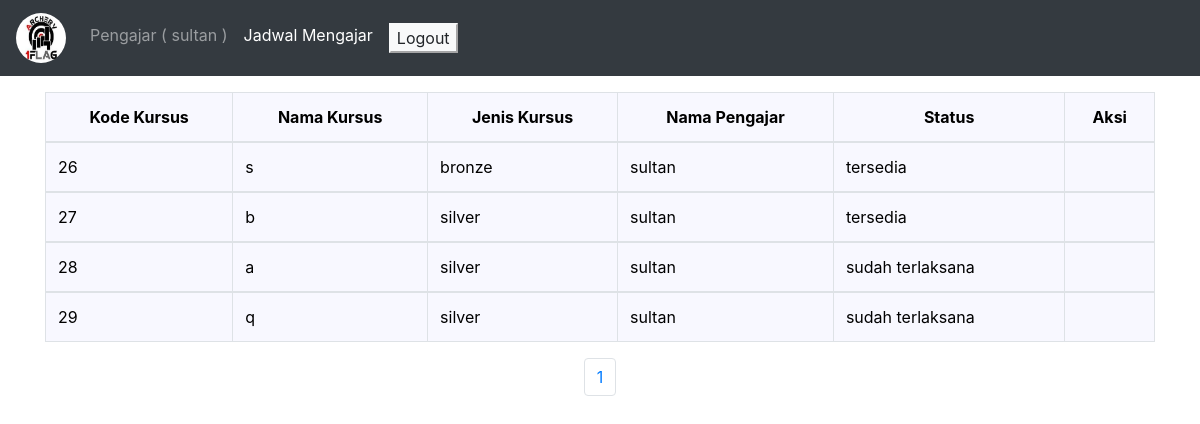
The page /akunPengajarJadwal.php (signed in) on the database its author committed.
### tables this page shows
CREATE TABLE `kursus` (
  `kode_kursus` int(6) NOT NULL,
  `nama_kursus` varchar(50) NOT NULL,
  `jenis_kursus` varchar(20) NOT NULL,
  `kode_pengajar` int(6) NOT NULL,
  `status` varchar(30) NOT NULL,
  `tanggal` date NOT NULL,
  `max_peserta` int(2) NOT NULL,
  `waktu_mulai` varchar(10) NOT NULL,
  `waktu_selesai` varchar(10) NOT NULL,
  `biaya` int(8) NOT NULL
);

CREATE TABLE `pengajar` (
  `kode_pengajar` int(6) NOT NULL,
  `username` varchar(15) NOT NULL,
  `nama` varchar(30) NOT NULL,
  `no_telp` varchar(20) NOT NULL,
  `email` varchar(40) NOT NULL,
  `alamat` varchar(255) NOT NULL
);

### akunPengajarJadwal.php (the view, shortened to what this page needs)
<!DOCTYPE html>
<html lang="en">
<head>
<link rel="stylesheet" href="bs4/1_bootstrap-4.3.1.min.css" >
<?php
include "koneksi.php";
$record_per_page = 5;
$page='';
if(isset($_GET["page"])){
	$page = $_GET["page"];
}else{
	$page = 1;
}
$start_from = ($page - 1)*$record_per_page;
?>
</head>
<body >
<nav class="navbar navbar-expand-lg navbar-dark bg-dark" id="warna_navigasi" >
<span class="navbar-brand" ><img src="logo.png" width="50" height="50" class="rounded-circle"></span>
<div class="collapse navbar-collapse" id="navigasi">
	<ul class="navbar-nav mr-auto">
		<li class="nav-item ">
		<a class="nav-link" href="akunPengajar.php">Pengajar ( <?php echo $_SESSION['username']; ?> )</a>
		</li>
		<li class="nav-item active">
		<a class="nav-link" href="akunPengajarJadwal.php">Jadwal Mengajar</a>
		</li>
		<li class="nav-item">
		<a class="nav-link" href="logout.php"><button class="btn-light">Logout</button></a>
		</li>
	</ul>
</div>
</nav>
<?php
$querytabel ="select * from kursus where kode_pengajar = '".$_SESSION['kode_pengajar']."' LIMIT $start_from, $record_per_page";
$page_query ="select * from kursus where kode_pengajar = '".$_SESSION['kode_pengajar']."'";
?>
<div class="container mt-3">
	<?php
		$hasil= mysqli_query($koneksi, $querytabel);
		if(mysqli_num_rows($hasil) > 0) {
	?>
	<div class="table-responsive ">
<table class="table table-bordered" id="konten">
	<thead>
	<tr>
		<th><center>Kode Kursus</center></th>
		<th><center>Nama Kursus</center></th>
		<th><center>Jenis Kursus</center></th>
		<th><center>Nama Pengajar</center></th>
		<th><center>Status</center></th>
		<th><center>Aksi</center></th>
	</tr>
	</thead>
	<tbody>
	<?php
			while($baris = mysqli_fetch_assoc($hasil)) {
	?>
		<tr>
		<td><?php echo $baris['kode_kursus']; ?></td>
		<td><?php echo $baris['nama_kursus']; ?></td>
		<td><?php echo $baris['jenis_kursus']; ?></td>
<?php
$query_pengajar = "select * from pengajar where kode_pengajar='$baris[kode_pengajar]'";
$data_pengajar= mysqli_query($koneksi, $query_pengajar);
$hasil_pengajar = mysqli_fetch_assoc($data_pengajar);
?>
		<td><?php echo $hasil_pengajar['nama']; ?></td>
		<td><?php echo $baris['status']; ?></td>
		<td>
		</td>
	</tr>
	</tbody>
	<?php
			}
	?>
</table>
<center>
	<ul class="pagination justify-content-center">
<?php
		$page_result = mysqli_query($koneksi, $page_query);
		$total_records= mysqli_num_rows($page_result);
		$total_pages = ceil($total_records/$record_per_page);
		for ($i=1; $i<=$total_pages; $i++)
			{
			echo '<li class="page-item"><a class="page-link"  href="akunPengajarJadwal.php?page='.$i.'">'.$i.'</a></li>';
			}
?>
	</ul>
</center>
</div>
<?php
		}else{
			echo "Data Kosong";
		}
		?>
</div>
</body>
</html>

### akunPengajarJadwal.php (style rules this page uses)
#warna_navigasi { background-color:dark; }
#konten { background-color:#F8F8FF; color:black; }

### rows shown on the page
kursus: kode_kursus "26", nama_kursus "s", jenis_kursus "bronze", kode_pengajar.nama "sultan", status "tersedia"
kursus: kode_kursus "27", nama_kursus "b", jenis_kursus "silver", kode_pengajar.nama "sultan", status "tersedia"
kursus: kode_kursus "28", nama_kursus "a", jenis_kursus "silver", kode_pengajar.nama "sultan", status "sudah terlaksana"
kursus: kode_kursus "29", nama_kursus "q", jenis_kursus "silver", kode_pengajar.nama "sultan", status "sudah terlaksana"

### other values the page prints
$_SESSION['username'] "sultan"
